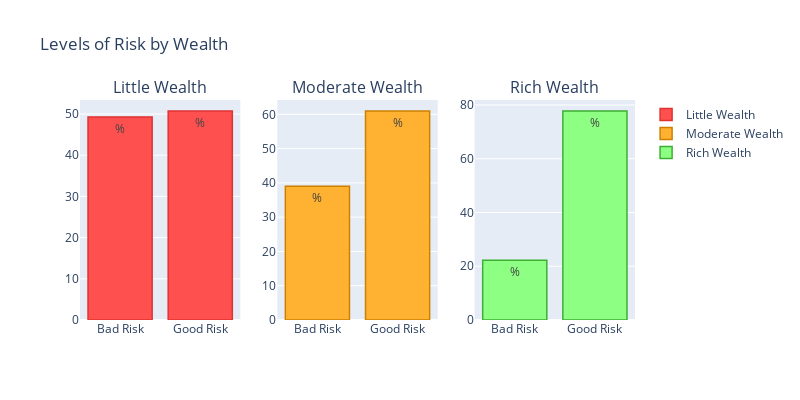

Here is the notebook cell this chart was saved with:
### Code cell
import chart_studio.plotly as py
import plotly.graph_objs as go


bad_little = cross_checking['little'][0]
good_little = cross_checking['little'][1]
bad_moderate = cross_checking['moderate'][0]
good_moderate = cross_checking['moderate'][1]
bad_rich = cross_checking['rich'][0]
good_rich = cross_checking['rich'][1]

little = go.Bar(
    x=['Bad Risk', 'Good Risk'],
    y=[bad_little, good_little],
    name="Little Wealth",
    text='%',
     marker=dict(
        color='#FF5050',
         line=dict(
            color='#E13232',
            width=1.5),
    ),
)

moderate = go.Bar(
    x=['Bad Risk', 'Good Risk'],
    y=[bad_moderate, good_moderate],
    name="Moderate Wealth",
    text='%',
    xaxis='x2',
    yaxis='y2',
    marker=dict(
        color='#FFB232',
         line=dict(
            color='#CD8000',
            width=1.5),
    ),
)
rich = go.Bar(
    x=['Bad Risk', 'Good Risk'],
    y=[bad_rich, good_rich],
    name="Rich Wealth",
    text="%",
    marker=dict(
        color='#8DFF83',
         line=dict(
            color='#3DAF33',
            width=1.5),
    ),
    xaxis='x3',
    yaxis='y3'
)

data=[little, moderate, rich]

fig = tools.make_subplots(rows=1, cols=3, subplot_titles=('Little Wealth', 'Moderate Wealth', 'Rich Wealth'))

fig.append_trace(little, 1, 1)
fig.append_trace(moderate, 1, 2)
fig.append_trace(rich, 1, 3)

fig['layout'].update(height=400, width=800, title='Levels of Risk' +
                                                  ' by Wealth')


iplot(fig, filename='make-subplots-multiple-with-titles')

### Figure 1 — Plotly figure (JSON) as saved in the notebook; plotly's stock layout.template omitted (floating-point values rounded to 4 significant figures)
{"data": [{"marker": {"color": "#FF5050", "line": {"color": "#E13232", "width": 1.5}}, "name": "Little Wealth", "text": "%", "type": "bar", "x": ["Bad Risk", "Good Risk"], "xaxis": "x", "y": [49.27, 50.73], "yaxis": "y"}, {"marker": {"color": "#FFB232", "line": {"color": "#CD8000", "width": 1.5}}, "name": "Moderate Wealth", "text": "%", "type": "bar", "x": ["Bad Risk", "Good Risk"], "xaxis": "x2", "y": [39.03, 60.97], "yaxis": "y2"}, {"marker": {"color": "#8DFF83", "line": {"color": "#3DAF33", "width": 1.5}}, "name": "Rich Wealth", "text": "%", "type": "bar", "x": ["Bad Risk", "Good Risk"], "xaxis": "x3", "y": [22.22, 77.78], "yaxis": "y3"}], "layout": {"annotations": [{"font": {"size": 16}, "showarrow": false, "text": "Little Wealth", "x": 0.1444, "xanchor": "center", "xref": "paper", "y": 1, "yanchor": "bottom", "yref": "paper"}, {"font": {"size": 16}, "showarrow": false, "text": "Moderate Wealth", "x": 0.5, "xanchor": "center", "xref": "paper", "y": 1, "yanchor": "bottom", "yref": "paper"}, {"font": {"size": 16}, "showarrow": false, "text": "Rich Wealth", "x": 0.8556, "xanchor": "center", "xref": "paper", "y": 1, "yanchor": "bottom", "yref": "paper"}], "height": 400, "title": {"text": "Levels of Risk by Wealth"}, "width": 800, "xaxis": {"anchor": "y", "domain": [0, 0.2889]}, "xaxis2": {"anchor": "y2", "domain": [0.3556, 0.6444]}, "xaxis3": {"anchor": "y3", "domain": [0.7111, 1]}, "yaxis": {"anchor": "x", "domain": [0, 1]}, "yaxis2": {"anchor": "x2", "domain": [0, 1]}, "yaxis3": {"anchor": "x3", "domain": [0, 1]}}}
